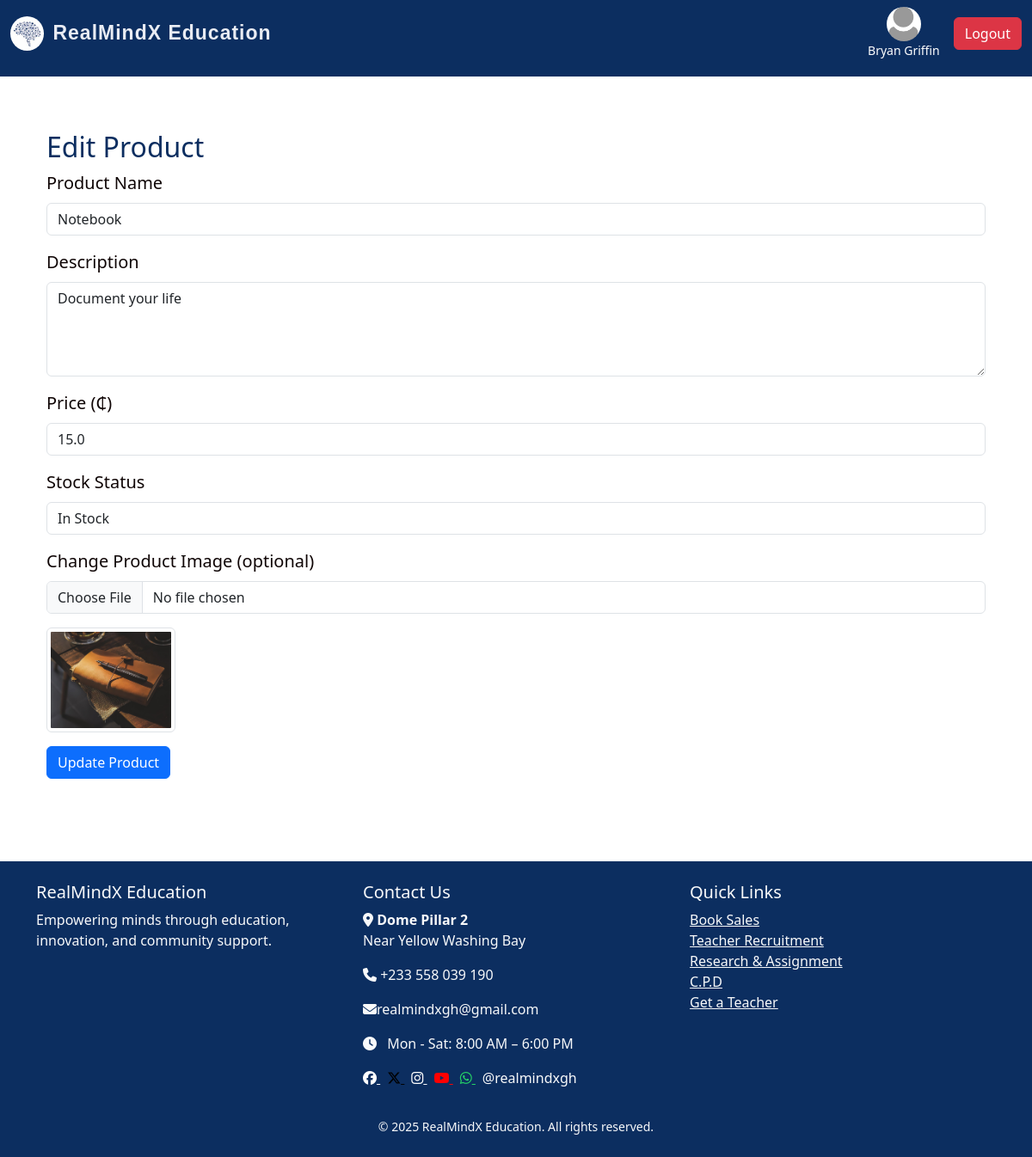
/admin/edit-product/2 (signed in), run on an earlier commit of the app's database.
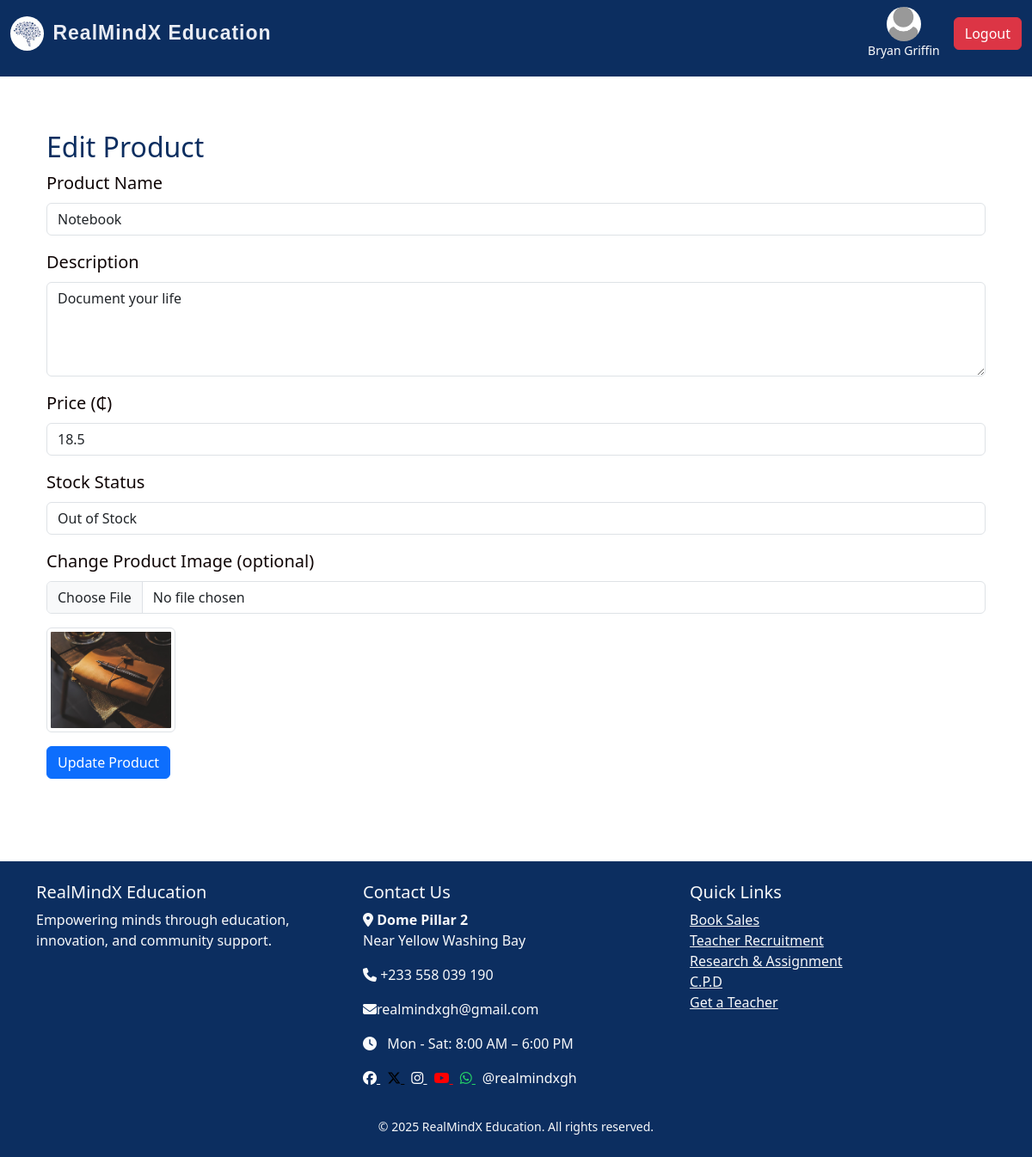
And on a later commit of the database.
### realmind/models/products.py (models this page shows, shortened)
class Product(db.Model):
    id = db.Column(db.Integer, primary_key=True)
    name = db.Column(db.String(120), nullable=False)
    description = db.Column(db.Text, nullable=False)
    price = db.Column(db.Float, nullable=False)
    image_filename = db.Column(db.String(120), nullable=True)
    in_stock = db.Column(db.Boolean, default=True)
    date_created = db.Column(db.DateTime, default=datetime.utcnow)
    ecommerce_product_id = db.Column(db.Integer, nullable=True)
    admin_id = db.Column(db.Integer, db.ForeignKey('admin.id'), nullable=False)
    admin = db.relationship('Admin', backref=db.backref('products', lazy=True))

### realmind/routes/admin_routes.py (the view, shortened to what this page needs)
@admin_bp.route('/admin/edit-product/<int:product_id>', methods=['GET', 'POST'])
@login_required
def edit_product(product_id):
    product = Product.query.get_or_404(product_id)
    return render_template('admin/edit_product.html', product=product)

### realmind/templates/admin/edit_product.html (shortened to what this page needs)
{% extends "index.html" %}
{% block content %}
<div class="container my-5">
  <h2>Edit Product</h2>
  <form method="POST" enctype="multipart/form-data">
    <div class="mb-3">
      <label for="name" class="form-label">Product Name</label>
      <input type="text" name="name" id="name" value="{{ product.name }}" class="form-control" required>
    </div>
    <div class="mb-3">
      <label for="description" class="form-label">Description</label>
      <textarea name="description" id="description" rows="4" class="form-control" required>{{ product.description }}</textarea>
    </div>
    <div class="mb-3">
      <label for="price" class="form-label">Price (₵)</label>
      <input type="number" step="0.01" name="price" id="price" value="{{ product.price }}" class="form-control" required>
    </div>
    <div class="mb-3">
      <label for="in_stock" class="form-label">Stock Status</label>
      <select name="in_stock" id="in_stock" class="form-control">
        <option value="true" {% if product.in_stock %}selected{% endif %}>In Stock</option>
        <option value="false" {% if not product.in_stock %}selected{% endif %}>Out of Stock</option>
      </select>
    </div>
    <div class="mb-3">
      <label for="image" class="form-label">Change Product Image (optional)</label>
      <input type="file" name="image" id="image" class="form-control" accept="image/*">
    </div>
    {% if product.image_filename %}
    <div class="mb-3">
      <img src="{{ url_for('static', filename='uploads/' ~ product.image_filename) }}" width="150" class="img-thumbnail">
    </div>
    {% endif %}
    <button type="submit" class="btn btn-primary">Update Product</button>
  </form>
</div>
{% endblock %}

What changed in the data, as far as the page shows it:
changed Product "Notebook": price "15.0" → "18.5"; in_stock "In Stock" → "Out of Stock"
